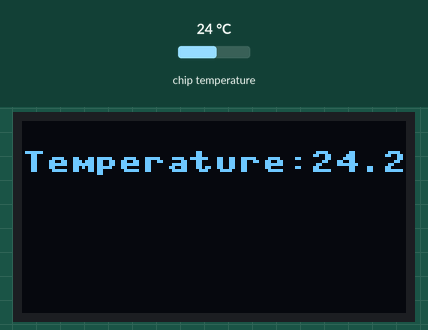
Recording of a program running on a simulated Raspberry Pi Pico running MicroPython. On the bench: 128×64 one-colour display. The inputs (shaded band) are chosen by the test bench; at power-on: chip temperature 24 °C.

Above: at 1.6 s.
1.7 s: chip temperature set to 1 °C
At 3.5 s:
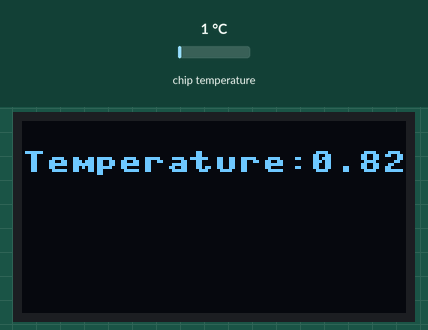
4.5 s: chip temperature set to 11 °C
At 7.3 s:
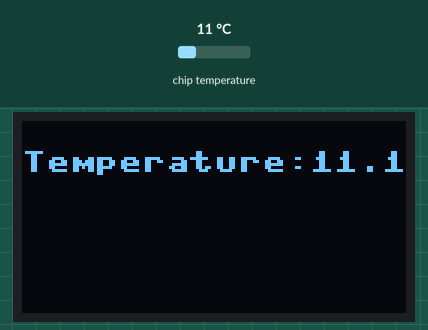
7.6 s: chip temperature set to 22 °C
At 9.9 s:
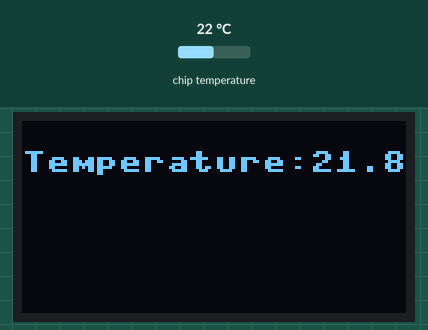
Timing chart, 0 to 11.4 s (numbered marks = the images above; inputs shaded):
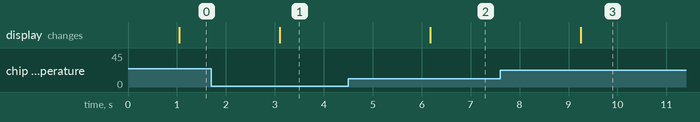

Measured:
- after the input at 1.7 s, the display: changes after 1.4 s (image 1)
- after the input at 4.5 s, the display: changes after 1.7 s (image 2)
- after the input at 7.6 s, the display: changes after 1.6 s (image 3)

The program:

temp.py
```python
from machine import I2C, Pin
from time import sleep
from ssd1306 import SSD1306_I2C
from picozero import pico_temp_sensor


i2c = I2C(0, sda = Pin(0), scl = Pin(1), freq=400000)

oled_width = 128
oled_height = 64

disp = SSD1306_I2C(oled_width, oled_height, i2c)

while True:
    temp =pico_temp_sensor.temp
    sleep(1)
    disp.fill(0)
    disp.text(f"Temperature:{temp}",0,10)

    disp.show()
```
